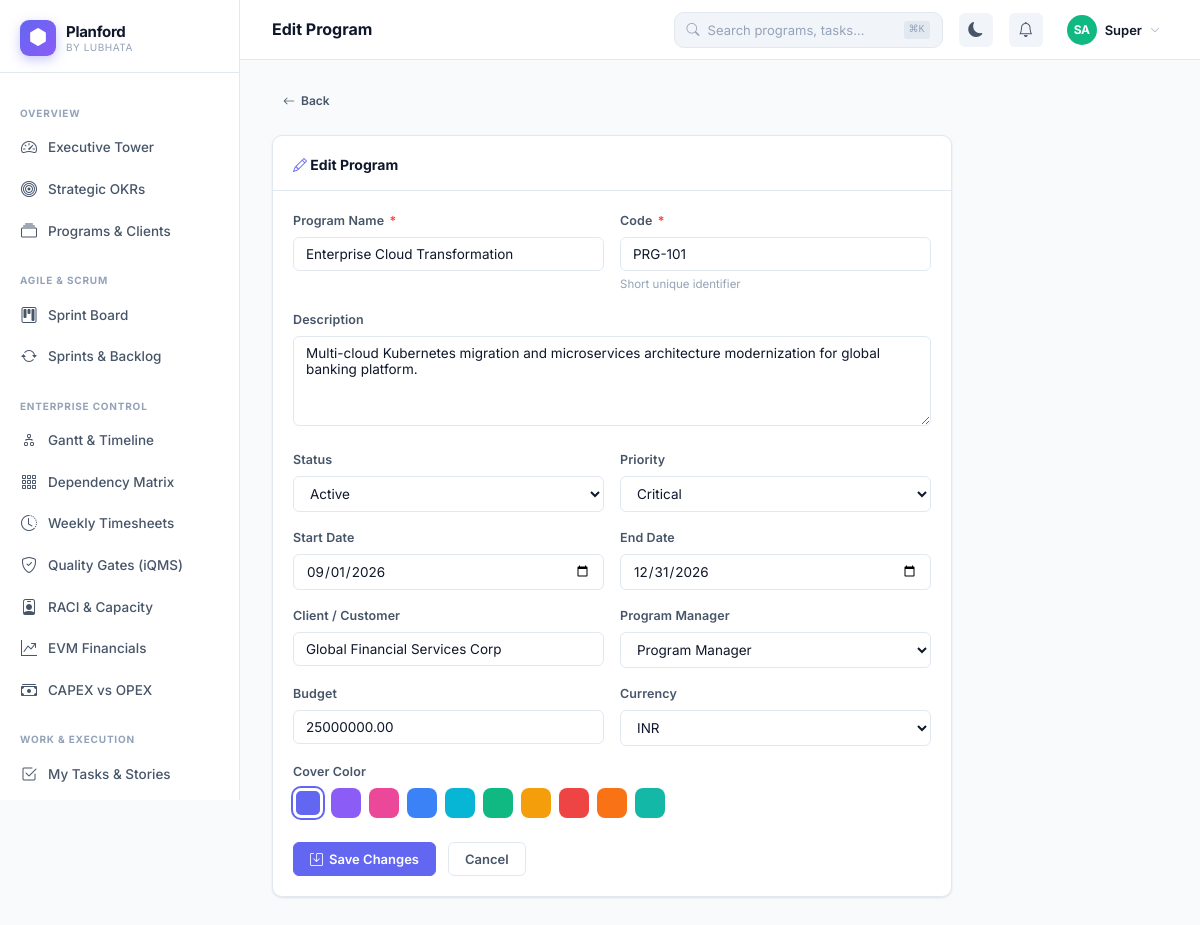
The page /programs/edit?id=1 (signed in) on the database its author committed.
### tables this page shows
CREATE TABLE `users` (
  `id` int unsigned NOT NULL AUTO_INCREMENT,
  `org_id` int unsigned NOT NULL,
  `name` varchar(120) NOT NULL,
  `email` varchar(150) NOT NULL,
  `password` varchar(255) NOT NULL,
  `role` enum('super_admin','org_admin','pm','member','stakeholder','viewer') NOT NULL DEFAULT 'member',
  `avatar` varchar(300) DEFAULT NULL,
  `title` varchar(100) DEFAULT NULL,
  `department` varchar(100) DEFAULT NULL,
  `is_active` tinyint(1) NOT NULL DEFAULT '1',
  `last_login` datetime DEFAULT NULL,
  `timezone` varchar(60) DEFAULT 'Asia/Kolkata',
  `settings` json DEFAULT NULL,
  `created_at` datetime NOT NULL DEFAULT CURRENT_TIMESTAMP,
  PRIMARY KEY (`id`),
  UNIQUE KEY `email_org` (`email`,`org_id`),
  KEY `org_id` (`org_id`)
);

CREATE TABLE `programs` (
  `id` int unsigned NOT NULL AUTO_INCREMENT,
  `org_id` int unsigned NOT NULL,
  `code` varchar(30) NOT NULL,
  `name` varchar(200) NOT NULL,
  `description` text,
  `methodology` enum('scrum','kanban','waterfall','hybrid') NOT NULL DEFAULT 'scrum',
  `rag_status` enum('green','amber','red') NOT NULL DEFAULT 'green',
  `status` enum('planning','active','on_hold','completed','cancelled') NOT NULL DEFAULT 'planning',
  `priority` enum('critical','high','medium','low') NOT NULL DEFAULT 'medium',
  `start_date` date DEFAULT NULL,
  `end_date` date DEFAULT NULL,
  `budget` decimal(15,2) DEFAULT NULL,
  `currency` varchar(5) DEFAULT 'INR',
  `owner_id` int unsigned DEFAULT NULL,
  `client_name` varchar(150) DEFAULT NULL,
  `client_logo` varchar(300) DEFAULT NULL,
  `cover_color` varchar(20) DEFAULT '#6366f1',
  `is_public` tinyint(1) DEFAULT '0',
  `stakeholder_token` varchar(64) DEFAULT NULL,
  `settings` json DEFAULT NULL,
  `created_by` int unsigned DEFAULT NULL,
  `created_at` datetime NOT NULL DEFAULT CURRENT_TIMESTAMP,
  `updated_at` datetime NOT NULL DEFAULT CURRENT_TIMESTAMP ON UPDATE CURRENT_TIMESTAMP,
  PRIMARY KEY (`id`),
  UNIQUE KEY `stakeholder_token` (`stakeholder_token`),
  KEY `org_id` (`org_id`),
  KEY `owner_id` (`owner_id`),
  KEY `status` (`status`)
);

### src/Models/DB.php (called while the page is built, shortened)
<?php
class DB {
    private static ?DB $instance = null;
    private mysqli $conn;
    private function __construct() {
        $this->conn = new mysqli(DB_HOST, DB_USER, DB_PASS, DB_NAME, DB_PORT);
        $this->conn->set_charset('utf8mb4');
        $this->conn->query("SET time_zone = '+05:30'");
    }
    public static function get(): self {
        if (!self::$instance) self::$instance = new self();
        return self::$instance;
    }
    private function types(array $params): string {
        return implode('', array_map(fn($v) =>
            is_int($v) ? 'i' : (is_float($v) ? 'd' : 's'), $params));
    }
    public function query(string $sql, array $params = []): mysqli_result|bool {
        $stmt = $this->conn->prepare($sql);
        $stmt->bind_param($this->types($params), ...$params);
        $stmt->execute();
        $result = $stmt->get_result();
        return $result !== false ? $result : true;
    }
    public function fetchAll(string $sql, array $params = []): array {
        $r = $this->query($sql, $params);
        return $r->fetch_all(MYSQLI_ASSOC);
    }
    public function fetchOne(string $sql, array $params = []): ?array {
        $r = $this->query($sql, $params);
        return $r->fetch_assoc() ?: null;
    }
}
function db(): DB { return DB::get(); }

### views/programs/form.php (the view, shortened to what this page needs)
<?php
$db    = db();
$orgId = authOrgId();
$id    = (int)($_GET['id'] ?? 0);
$isEdit = $id > 0;
$prog  = null;
if ($isEdit) {
    $prog = $db->fetchOne("SELECT * FROM programs WHERE id=? AND org_id=?", [$id, $orgId]);
}
$members = $db->fetchAll("SELECT id, name, role FROM users WHERE org_id=? AND is_active=1 ORDER BY name", [$orgId]);
$colors  = ['#6366f1','#8b5cf6','#ec4899','#3b82f6','#06b6d4','#10b981','#f59e0b','#ef4444','#f97316','#14b8a6'];
$pageTitle = $isEdit ? 'Edit Program' : 'New Program';
?>
<div style="max-width:680px">
  <a href="<?= $isEdit ? url('programs/view?id='.$id) : url('programs') ?>" class="btn btn-ghost btn-sm mb-5">
    <i class="bi bi-arrow-left"></i> Back
  </a>
  <div class="pf-card">
    <div class="pf-card-header">
      <div class="pf-card-title">
        <i class="bi bi-<?= $isEdit ? 'pencil' : 'plus-circle' ?> me-2" style="color:var(--pf-indigo)"></i>
        <?= $isEdit ? 'Edit Program' : 'Create New Program' ?>
      </div>
    </div>
    <div class="pf-card-body">
      <form method="POST">
        <div class="pf-form-row mb-4">
          <div class="pf-form-group mb-0">
            <label class="pf-label">Program Name <span class="req">*</span></label>
            <input type="text" name="name" class="pf-input" placeholder="e.g. Digital Transformation 2026"
                   value="<?= e($prog['name'] ?? $_POST['name'] ?? '') ?>" required>
          </div>
          <div class="pf-form-group mb-0">
            <label class="pf-label">Code <span class="req">*</span></label>
            <input type="text" name="code" class="pf-input" placeholder="e.g. DTP-2026" maxlength="30"
                   value="<?= e($prog['code'] ?? $_POST['code'] ?? '') ?>" required style="text-transform:uppercase">
            <div class="pf-form-hint">Short unique identifier</div>
          </div>
        </div>
        <div class="pf-form-group">
          <label class="pf-label">Description</label>
          <textarea name="description" class="pf-textarea" rows="3" placeholder="What is this program about?"><?= e($prog['description'] ?? $_POST['description'] ?? '') ?></textarea>
        </div>
        <div class="pf-form-row mb-4">
          <div class="pf-form-group mb-0">
            <label class="pf-label">Status</label>
            <select name="status" class="pf-select">
              <?php foreach (['planning','active','on_hold','completed','cancelled'] as $s): ?>
              <option value="<?= $s ?>" <?= ($prog['status']??'planning')===$s?'selected':'' ?>><?= ucfirst(str_replace('_',' ',$s)) ?></option>
              <?php endforeach; ?>
            </select>
          </div>
          <div class="pf-form-group mb-0">
            <label class="pf-label">Priority</label>
            <select name="priority" class="pf-select">
              <?php foreach (['critical','high','medium','low'] as $s): ?>
              <option value="<?= $s ?>" <?= ($prog['priority']??'medium')===$s?'selected':'' ?>><?= ucfirst($s) ?></option>
              <?php endforeach; ?>
            </select>
          </div>
        </div>
        <div class="pf-form-row mb-4">
          <div class="pf-form-group mb-0">
            <label class="pf-label">Start Date</label>
            <input type="date" name="start_date" class="pf-input" value="<?= e($prog['start_date'] ?? '') ?>">
          </div>
          <div class="pf-form-group mb-0">
            <label class="pf-label">End Date</label>
            <input type="date" name="end_date" class="pf-input" value="<?= e($prog['end_date'] ?? '') ?>">
          </div>
        </div>
        <div class="pf-form-row mb-4">
          <div class="pf-form-group mb-0">
            <label class="pf-label">Client / Customer</label>
            <input type="text" name="client_name" class="pf-input" placeholder="e.g. Acme Corp"
                   value="<?= e($prog['client_name'] ?? '') ?>">
          </div>
          <div class="pf-form-group mb-0">
            <label class="pf-label">Program Manager</label>
            <select name="owner_id" class="pf-select">
              <?php foreach ($members as $m): ?>
              <option value="<?= $m['id'] ?>" <?= ($prog['owner_id']??authId())==$m['id']?'selected':'' ?>><?= e($m['name']) ?></option>
              <?php endforeach; ?>
            </select>
          </div>
        </div>
        <div class="pf-form-row mb-4">
          <div class="pf-form-group mb-0">
            <label class="pf-label">Budget</label>
            <input type="number" name="budget" class="pf-input" placeholder="0.00" step="0.01"
                   value="<?= e($prog['budget'] ?? '') ?>">
          </div>
          <div class="pf-form-group mb-0">
            <label class="pf-label">Currency</label>
            <select name="currency" class="pf-select">
              <?php foreach (['INR','USD','EUR','GBP','AED','SGD'] as $c): ?>
              <option value="<?= $c ?>" <?= ($prog['currency']??'INR')===$c?'selected':'' ?>><?= $c ?></option>
              <?php endforeach; ?>
            </select>
          </div>
        </div>
        <div class="pf-form-group">
          <label class="pf-label">Cover Color</label>
          <div class="d-flex gap-2 flex-wrap">
            <?php foreach ($colors as $c): ?>
            <label style="cursor:pointer">
              <div class="color-swatch" style="width:30px;height:30px;border-radius:8px;background:<?= $c ?>;border:3px solid <?= ($prog['cover_color']??'#6366f1')===$c?'#fff':'transparent' ?>;box-shadow:<?= ($prog['cover_color']??'#6366f1')===$c?'0 0 0 2px '.$c:'none' ?>;transition:all .15s"></div>
            </label>
            <?php endforeach; ?>
          </div>
        </div>
        <div class="d-flex gap-3 mt-6">
          <button type="submit" class="btn btn-primary">
            <i class="bi bi-<?= $isEdit ? 'save' : 'plus-circle' ?>"></i>
            <?= $isEdit ? 'Save Changes' : 'Create Program' ?>
          </button>
          <a href="<?= $isEdit ? url('programs/view?id='.$id) : url('programs') ?>" class="btn btn-outline">Cancel</a>
        </div>
      </form>
    </div>
  </div>
</div>
<?php
$content = ob_get_clean();
require VIEW_PATH . 'layouts/app.php';

### index.php (shortened to what this page needs)
<?php
require_once __DIR__ . '/src/Models/DB.php';
require_once __DIR__ . '/src/Helpers/helpers.php';
$uri    = parse_url($_SERVER['REQUEST_URI'], PHP_URL_PATH);
$base   = parse_url(APP_URL, PHP_URL_PATH);
$path   = '/' . trim(substr($uri, strlen($base)), '/');
foreach ($routes as $route => [$view, $roles]) {
    if ($path === $route || $path === $route . '/') {
        require VIEW_PATH . str_replace('/', DIRECTORY_SEPARATOR, $view) . '.php';
        break;
    }
}

### views/layouts/app.php (shortened to what this page needs)
<!DOCTYPE html>
<html lang="en" data-theme="light">
<head>
<link href="https://cdn.jsdelivr.net/npm/bootstrap-icons@1.11.3/font/bootstrap-icons.min.css" rel="stylesheet">
<link href="<?= url('assets/css/planford.css') ?>" rel="stylesheet">
</head>
<body>
<div class="pf-shell">
  <aside class="pf-sidebar">
    <a href="<?= url('dashboard') ?>" class="pf-sidebar-logo">
      <div class="pf-logo-icon"><i class="bi bi-hexagon-fill"></i></div>
      <div class="pf-logo-text">
        <div class="pf-logo-name"><?= APP_NAME ?></div>
        <div class="pf-logo-by">by <?= APP_COMPANY ?></div>
      </div>
    </a>
    <nav class="pf-sidebar-nav">
      <div class="pf-nav-section"><span class="pf-nav-label">Overview</span></div>
      <a href="<?= url('dashboard') ?>" class="pf-nav-item <?= isActive('/dashboard', '/') ?>">
        <i class="bi bi-speedometer2"></i> Executive Tower
      </a>
      <a href="<?= url('portfolio/okrs') ?>" class="pf-nav-item <?= isActive('/portfolio/okrs') ?>">
        <i class="bi bi-bullseye"></i> Strategic OKRs
      </a>
      <a href="<?= url('programs') ?>" class="pf-nav-item <?= isActive('/programs') ?>">
        <i class="bi bi-collection"></i> Programs & Clients
      </a>
      <div class="pf-nav-section"><span class="pf-nav-label">Agile & Scrum</span></div>
      <a href="<?= url('agile/board') ?>" class="pf-nav-item <?= isActive('/agile/board') ?>">
        <i class="bi bi-kanban"></i> Sprint Board
      </a>
      <a href="<?= url('sprints') ?>" class="pf-nav-item <?= isActive('/sprints') ?>">
        <i class="bi bi-arrow-repeat"></i> Sprints & Backlog
      </a>
      <div class="pf-nav-section"><span class="pf-nav-label">Enterprise Control</span></div>
      <a href="<?= url('gantt') ?>" class="pf-nav-item <?= isActive('/gantt') ?>">
        <i class="bi bi-diagram-2"></i> Gantt & Timeline
      </a>
      <a href="<?= url('gantt/matrix') ?>" class="pf-nav-item <?= isActive('/gantt/matrix') ?>">
        <i class="bi bi-grid-3x3-gap"></i> Dependency Matrix
      </a>
      <a href="<?= url('timesheets') ?>" class="pf-nav-item <?= isActive('/timesheets') ?>">
        <i class="bi bi-clock-history"></i> Weekly Timesheets
      </a>
      <a href="<?= url('governance/gates') ?>" class="pf-nav-item <?= isActive('/governance/gates') ?>">
        <i class="bi bi-shield-check"></i> Quality Gates (iQMS)
      </a>
      <a href="<?= url('capacity') ?>" class="pf-nav-item <?= isActive('/capacity') ?>">
        <i class="bi bi-person-badge"></i> RACI & Capacity
      </a>
      <a href="<?= url('evm') ?>" class="pf-nav-item <?= isActive('/evm') ?>">
        <i class="bi bi-graph-up-arrow"></i> EVM Financials
      </a>
      <a href="<?= url('financials/capex') ?>" class="pf-nav-item <?= isActive('/financials/capex') ?>">
        <i class="bi bi-cash-stack"></i> CAPEX vs OPEX
      </a>
      <div class="pf-nav-section"><span class="pf-nav-label">Work & Execution</span></div>
      <a href="<?= url('tasks') ?>" class="pf-nav-item <?= isActive('/tasks') ?>">
        <i class="bi bi-check2-square"></i> My Tasks & Stories
      </a>
      <a href="<?= url('milestones') ?>" class="pf-nav-item <?= isActive('/milestones') ?>">
      </a>
    </nav>
        <?php $u = auth(); ?>
        <?= avatar($u['name'] ?? 'U', '', '32px') ?>
  </aside>
  <main class="pf-main">
    <header class="pf-topbar">
      <div class="pf-topbar-title">
        <?= e($pageTitle ?? 'Dashboard') ?>
      </div>
      <div class="pf-search">
        <i class="bi bi-search" style="color:var(--pf-text-3);font-size:13px"></i>
        <input type="text" id="globalSearch" placeholder="Search programs, tasks…" autocomplete="off">
        <kbd style="font-size:10px;color:var(--pf-text-3);background:var(--pf-border);padding:1px 5px;border-radius:3px">⌘K</kbd>
      </div>
      <button id="themeToggle" onclick="Theme.toggle()" style="border:none;background:var(--pf-surface2);color:var(--pf-text-2);width:34px;height:34px;border-radius:var(--pf-radius-sm);cursor:pointer;display:flex;align-items:center;justify-content:center;font-size:15px;flex-shrink:0">
      </button>
      <div class="pf-dropdown">
        <button data-dropdown style="border:none;background:var(--pf-surface2);color:var(--pf-text-2);width:34px;height:34px;border-radius:var(--pf-radius-sm);cursor:pointer;display:flex;align-items:center;justify-content:center;font-size:15px;position:relative;flex-shrink:0">
          <i class="bi bi-bell"></i>
        </button>
      </div>
      <div class="pf-dropdown">
        <?php $u = auth(); ?>
        <button data-dropdown style="border:none;background:none;cursor:pointer;display:flex;align-items:center;gap:8px;padding:4px 8px;border-radius:var(--pf-radius-sm)">
          <?= avatar($u['name'] ?? 'U', '', '30px') ?>
          <span style="font-size:13px;font-weight:600;color:var(--pf-text)"><?= e(explode(' ', $u['name'] ?? 'User')[0]) ?></span>
          <i class="bi bi-chevron-down" style="font-size:10px;color:var(--pf-text-3)"></i>
        </button>
      </div>
    </header>
    <div class="pf-content fade-in">
      <?= $content ?? '' ?>
    </div>
  </main>
</div>
</body>
</html>

### src/Helpers/helpers.php (shortened to what this page needs)
<?php
function auth(): ?array {
    return $_SESSION['pf_user'] ?? null;
}
function authOrgId(): int {
    return (int)($_SESSION['pf_user']['org_id'] ?? 0);
}
function currentPath(): string {
    return parse_url($_SERVER['REQUEST_URI'], PHP_URL_PATH);
}
function url(string $path = ''): string {
    return rtrim(APP_URL, '/') . '/' . ltrim($path, '/');
}
function isActive(string ...$paths): string {
    $current = currentPath();
    return '';
}
function e(mixed $v): string {
    return htmlspecialchars((string)$v, ENT_QUOTES | ENT_HTML5, 'UTF-8');
}
function avatar(string $name, string $color = '', string $size = '36px'): string {
    $initials = implode('', array_map(fn($w) => strtoupper($w[0]), array_slice(explode(' ', trim($name)), 0, 2)));
    if (!$color) {
        $colors = ['#6366f1','#8b5cf6','#ec4899','#06b6d4','#10b981','#f59e0b','#ef4444','#3b82f6'];
        $color  = $colors[crc32($name) % count($colors)];
    }
    return "<div class='pf-avatar' style='width:$size;height:$size;background:$color;font-size:calc($size * 0.4)'>{$initials}</div>";
}

### rows shown on the page
users: name "SA", name "Super"
programs: name "Enterprise Cloud Transformation", code "PRG-101", description "Multi-cloud Kubernetes migration and microservices architecture modernization for global banking platform.", status "Active", priority "Critical", start_date "09/01/2026", end_date "12/31/2026", client_name "Global Financial Services Corp", owner_id "Program Manager", budget "25000000.00", currency "INR", cover_color "#6366f1" (drawn)
